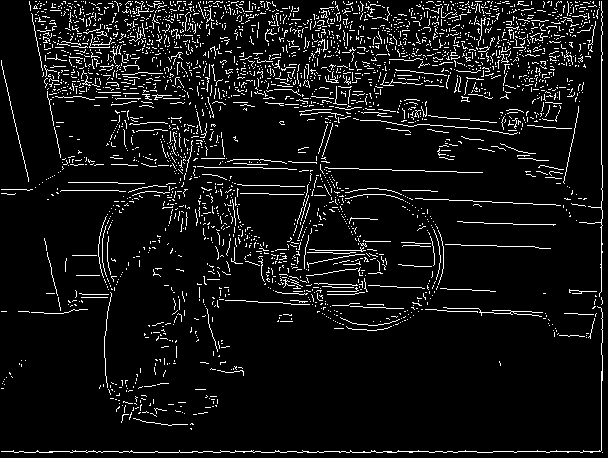

Write the Python code that produced this figure.
import cv2
import numpy as np
import math
from PIL import Image

gaussian_blurr=np.array([[1,  4,  6,  4, 1],
                         [4, 16, 24, 16, 4],
                         [6, 24, 36, 24, 6],
                         [4, 16, 24, 16, 4],
                         [1,  4,  6,  4, 1]])/256

X_direct_kernel = np.array([[-1,0,1],
                            [-2,0,2],
                            [-1,0,1]])

Y_direct_kernel = np.array([[-1,-2,-1],
                            [0,0,0],
                            [1,2,1]])   


def convolvefunct(img, kernel):
    pad = (kernel.shape[1]-1)//2
    img_pad = cv2.copyMakeBorder(img,pad,pad,pad,pad,cv2.BORDER_REPLICATE)
    result = np.zeros_like(img_pad)
    for x in range(img.shape[1]):
        for y in range(img.shape[0]):
            result[y,x]= (kernel*img_pad[y:y+kernel.shape[0],x:x+kernel.shape[1]]).sum()
    return result


def rgb2gray(img):
    return np.dot(img[:,:,:3],[0.2989,0.5870,0.1140])

def sobelfilter(img):
    img = rgb2gray(img)
    img = convolvefunct(img, gaussian_blurr)
    img_x = convolvefunct(img,X_direct_kernel)
    img_y = convolvefunct(img,Y_direct_kernel)

    res = np.hypot(img_x,img_y)
    res = res/res.max()*255
    angle = np.arctan2(img_y,img_x)

    return (res,angle)


def non_max_suppression(img, ang):
    M,N = img.shape
    res = np.zeros((M,N),dtype= np.int32)
    angle = ang*180/np.pi
    angle[angle<0]+=180

    for i in range(1,M-1):
        for j in range(1,N-1):
            try:
                q = 255
                r = 255
                
               #angle 0
                if (0 <= angle[i,j] < 22.5) or (157.5 <= angle[i,j] <= 180):
                    q = img[i, j+1]
                    r = img[i, j-1]
                #angle 45
                elif (22.5 <= angle[i,j] < 67.5):
                    q = img[i+1, j-1]
                    r = img[i-1, j+1]
                #angle 90
                elif (67.5 <= angle[i,j] < 112.5):
                    q = img[i+1, j]
                    r = img[i-1, j]
                #angle 135
                elif (112.5 <= angle[i,j] < 157.5):
                    q = img[i-1, j-1]
                    r = img[i+1, j+1]

                if (img[i,j] >= q) and (img[i,j] >= r):
                    res[i,j] = img[i,j]
                else:
                    res[i,j] = 0

            except IndexError as e:
                pass
    
    return res

def threshold(img, lowThresholdRatio=0.05, highThresholdRatio=0.09):
    
    highThreshold = img.max() * highThresholdRatio
    lowThreshold = highThreshold * lowThresholdRatio
    
    M, N = img.shape
    res = np.zeros((M,N), dtype=np.int32)
    
    weak = np.int32(25)
    strong = np.int32(255)
    
    strong_i, strong_j = np.where(img >= highThreshold)
    
    
    weak_i, weak_j = np.where((img <= highThreshold) & (img >= lowThreshold))
    
    res[strong_i, strong_j] = strong
    res[weak_i, weak_j] = weak
    
    return (res, weak, strong)

def hysteresis(img, weak, strong=255):
    M, N = img.shape  
    for i in range(1, M-1):
        for j in range(1, N-1):
            if (img[i,j] == weak):
                try:
                    if ((img[i+1, j-1] == strong) or (img[i+1, j] == strong) or (img[i+1, j+1] == strong)
                        or (img[i, j-1] == strong) or (img[i, j+1] == strong)
                        or (img[i-1, j-1] == strong) or (img[i-1, j] == strong) or (img[i-1, j+1] == strong)):
                        img[i, j] = strong
                    else:
                        img[i, j] = 0
                except IndexError as e:
                    pass
    return img

def cannyfilter(img):
    img, angle = sobelfilter(img)
    img = non_max_suppression(img,angle)
    res,weak,strong = threshold(img)
    res = hysteresis(res,weak,strong)

    return res

img = Image.open(r"assets/edge-detection.png")
img = np.array(img)

result = cannyfilter(img)
final_img = Image.fromarray(result.astype(np.uint8))
#final_img.save("Edge Detection/canny.png")
final_img.show()